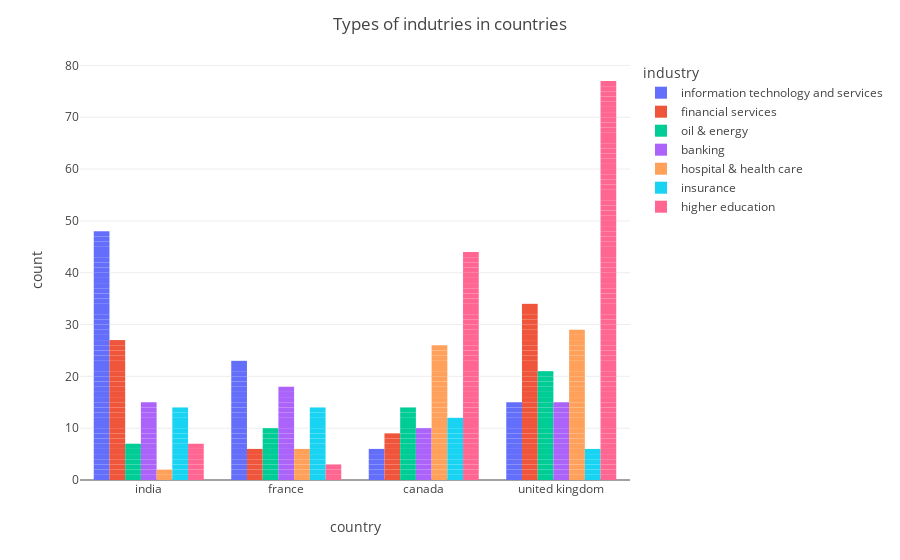

Write notebook code for a chart like this one.
### Code cell
fig = px.bar(country_df, x="country", color="industry", barmode = 'group')
fig.update_layout(template="none",title='Types of indutries in countries')
fig.show()

### Figure 1 — Plotly figure (JSON) as saved in the notebook; plotly's stock layout.template omitted (floating-point values rounded to 4 significant figures; data arrays with more than 128 entries replaced by an {"elided": "..."} marker saying what was removed)
{"data": [{"alignmentgroup": "True", "hovertemplate": "industry=information technology and services<br>country=%{x}<br>count=%{y}<extra></extra>", "legendgroup": "information technology and services", "marker": {"color": "#636efa", "pattern": {"shape": ""}}, "name": "information technology and services", "offsetgroup": "information technology and services", "orientation": "v", "showlegend": true, "textposition": "auto", "type": "bar", "x": ["india", "india", "france", "india", "india", "india", "canada", "france", "france", "india", "india", "france", "india", "india", "india", "india", "france", "india", "india", "canada", "india", "india", "india", "india", "united kingdom", "india", "india", "france", "india", "india", "india", "india", "india", "france", "india", "france", "united kingdom", "united kingdom", "france", "united kingdom", "france", "india", "india", "france", "india", "india", "united kingdom", "united kingdom", "united kingdom", "india", "india", "india", "united kingdom", "united kingdom", "france", "canada", "india", "india", "united kingdom", "india", "france", "india", "india", "france", "france", "france", "united kingdom", "canada", "canada", "india", "united kingdom", "canada", "india", "france", "france", "india", "united kingdom", "india", "india", "india", "france", "france", "india", "india", "india", "india", "france", "united kingdom", "united kingdom", "france", "india", "france"], "xaxis": "x", "y": [1, 1, 1, 1, 1, 1, 1, 1, 1, 1, 1, 1, 1, 1, 1, 1, 1, 1, 1, 1, 1, 1, 1, 1, 1, 1, 1, 1, 1, 1, 1, 1, 1, 1, 1, 1, 1, 1, 1, 1, 1, 1, 1, 1, 1, 1, 1, 1, 1, 1, 1, 1, 1, 1, 1, 1, 1, 1, 1, 1, 1, 1, 1, 1, 1, 1, 1, 1, 1, 1, 1, 1, 1, 1, 1, 1, 1, 1, 1, 1, 1, 1, 1, 1, 1, 1, 1, 1, 1, 1, 1, 1], "yaxis": "y"}, {"alignmentgroup": "True", "hovertemplate": "industry=financial services<br>country=%{x}<br>count=%{y}<extra></extra>", "legendgroup": "financial services", "marker": {"color": "#EF553B", "pattern": {"shape": ""}}, "name": "financial services", "offsetgroup": "financial services", "orientation": "v", "showlegend": true, "textposition": "auto", "type": "bar", "x": ["united kingdom", "united kingdom", "united kingdom", "united kingdom", "united kingdom", "canada", "united kingdom", "united kingdom", "united kingdom", "united kingdom", "united kingdom", "united kingdom", "india", "canada", "india", "canada", "france", "united kingdom", "france", "united kingdom", "india", "united kingdom", "canada", "india", "united kingdom", "united kingdom", "united kingdom", "india", "india", "india", "india", "united kingdom", "united kingdom", "india", "united kingdom", "india", "canada", "france", "india", "united kingdom", "canada", "india", "india", "india", "united kingdom", "united kingdom", "united kingdom", "india", "india", "india", "india", "united kingdom", "india", "india", "india", "united kingdom", "canada", "india", "united kingdom", "united kingdom", "india", "canada", "india", "france", "united kingdom", "india", "united kingdom", "france", "india", "canada", "india", "united kingdom", "france", "united kingdom", "united kingdom", "united kingdom"], "xaxis": "x", "y": [1, 1, 1, 1, 1, 1, 1, 1, 1, 1, 1, 1, 1, 1, 1, 1, 1, 1, 1, 1, 1, 1, 1, 1, 1, 1, 1, 1, 1, 1, 1, 1, 1, 1, 1, 1, 1, 1, 1, 1, 1, 1, 1, 1, 1, 1, 1, 1, 1, 1, 1, 1, 1, 1, 1, 1, 1, 1, 1, 1, 1, 1, 1, 1, 1, 1, 1, 1, 1, 1, 1, 1, 1, 1, 1, 1], "yaxis": "y"}, {"alignmentgroup": "True", "hovertemplate": "industry=oil & energy<br>country=%{x}<br>count=%{y}<extra></extra>", "legendgroup": "oil & energy", "marker": {"color": "#00cc96", "pattern": {"shape": ""}}, "name": "oil & energy", "offsetgroup": "oil & energy", "orientation": "v", "showlegend": true, "textposition": "auto", "type": "bar", "x": ["united kingdom", "france", "india", "united kingdom", "france", "canada", "united kingdom", "united kingdom", "united kingdom", "india", "france", "united kingdom", "united kingdom", "united kingdom", "canada", "india", "canada", "canada", "canada", "united kingdom", "united kingdom", "france", "france", "france", "france", "united kingdom", "canada", "canada", "canada", "united kingdom", "united kingdom", "canada", "india", "united kingdom", "united kingdom", "united kingdom", "france", "canada", "united kingdom", "france", "india", "india", "united kingdom", "india", "france", "united kingdom", "united kingdom", "canada", "canada", "canada", "united kingdom", "canada"], "xaxis": "x", "y": [1, 1, 1, 1, 1, 1, 1, 1, 1, 1, 1, 1, 1, 1, 1, 1, 1, 1, 1, 1, 1, 1, 1, 1, 1, 1, 1, 1, 1, 1, 1, 1, 1, 1, 1, 1, 1, 1, 1, 1, 1, 1, 1, 1, 1, 1, 1, 1, 1, 1, 1, 1], "yaxis": "y"}, {"alignmentgroup": "True", "hovertemplate": "industry=banking<br>country=%{x}<br>count=%{y}<extra></extra>", "legendgroup": "banking", "marker": {"color": "#ab63fa", "pattern": {"shape": ""}}, "name": "banking", "offsetgroup": "banking", "orientation": "v", "showlegend": true, "textposition": "auto", "type": "bar", "x": ["canada", "france", "canada", "united kingdom", "india", "united kingdom", "canada", "france", "india", "canada", "india", "united kingdom", "canada", "india", "france", "india", "canada", "france", "india", "france", "united kingdom", "india", "france", "united kingdom", "india", "india", "india", "canada", "france", "united kingdom", "france", "france", "france", "india", "india", "united kingdom", "canada", "france", "france", "france", "united kingdom", "india", "united kingdom", "canada", "united kingdom", "france", "india", "united kingdom", "india", "united kingdom", "united kingdom", "united kingdom", "united kingdom", "canada", "france", "france", "france", "france"], "xaxis": "x", "y": [1, 1, 1, 1, 1, 1, 1, 1, 1, 1, 1, 1, 1, 1, 1, 1, 1, 1, 1, 1, 1, 1, 1, 1, 1, 1, 1, 1, 1, 1, 1, 1, 1, 1, 1, 1, 1, 1, 1, 1, 1, 1, 1, 1, 1, 1, 1, 1, 1, 1, 1, 1, 1, 1, 1, 1, 1, 1], "yaxis": "y"}, {"alignmentgroup": "True", "hovertemplate": "industry=hospital & health care<br>country=%{x}<br>count=%{y}<extra></extra>", "legendgroup": "hospital & health care", "marker": {"color": "#FFA15A", "pattern": {"shape": ""}}, "name": "hospital & health care", "offsetgroup": "hospital & health care", "orientation": "v", "showlegend": true, "textposition": "auto", "type": "bar", "x": ["united kingdom", "united kingdom", "canada", "france", "united kingdom", "united kingdom", "india", "canada", "canada", "canada", "canada", "canada", "united kingdom", "canada", "canada", "canada", "canada", "united kingdom", "united kingdom", "united kingdom", "canada", "canada", "canada", "united kingdom", "united kingdom", "canada", "united kingdom", "united kingdom", "united kingdom", "france", "united kingdom", "canada", "canada", "india", "canada", "united kingdom", "canada", "united kingdom", "canada", "united kingdom", "united kingdom", "united kingdom", "united kingdom", "united kingdom", "canada", "united kingdom", "united kingdom", "canada", "canada", "united kingdom", "united kingdom", "canada", "canada", "france", "canada", "united kingdom", "canada", "united kingdom", "united kingdom", "france", "united kingdom", "france", "france"], "xaxis": "x", "y": [1, 1, 1, 1, 1, 1, 1, 1, 1, 1, 1, 1, 1, 1, 1, 1, 1, 1, 1, 1, 1, 1, 1, 1, 1, 1, 1, 1, 1, 1, 1, 1, 1, 1, 1, 1, 1, 1, 1, 1, 1, 1, 1, 1, 1, 1, 1, 1, 1, 1, 1, 1, 1, 1, 1, 1, 1, 1, 1, 1, 1, 1, 1], "yaxis": "y"}, {"alignmentgroup": "True", "hovertemplate": "industry=insurance<br>country=%{x}<br>count=%{y}<extra></extra>", "legendgroup": "insurance", "marker": {"color": "#19d3f3", "pattern": {"shape": ""}}, "name": "insurance", "offsetgroup": "insurance", "orientation": "v", "showlegend": true, "textposition": "auto", "type": "bar", "x": ["france", "india", "united kingdom", "india", "india", "united kingdom", "india", "france", "canada", "india", "india", "india", "france", "france", "france", "canada", "france", "united kingdom", "canada", "united kingdom", "india", "france", "canada", "canada", "canada", "france", "united kingdom", "india", "france", "india", "india", "france", "france", "france", "canada", "united kingdom", "france", "canada", "india", "india", "canada", "canada", "canada", "canada", "france", "india"], "xaxis": "x", "y": [1, 1, 1, 1, 1, 1, 1, 1, 1, 1, 1, 1, 1, 1, 1, 1, 1, 1, 1, 1, 1, 1, 1, 1, 1, 1, 1, 1, 1, 1, 1, 1, 1, 1, 1, 1, 1, 1, 1, 1, 1, 1, 1, 1, 1, 1], "yaxis": "y"}, {"alignmentgroup": "True", "hovertemplate": "industry=higher education<br>country=%{x}<br>count=%{y}<extra></extra>", "legendgroup": "higher education", "marker": {"color": "#FF6692", "pattern": {"shape": ""}}, "name": "higher education", "offsetgroup": "higher education", "orientation": "v", "showlegend": true, "textposition": "auto", "type": "bar", "x": {"elided": "131 str values"}, "xaxis": "x", "y": {"elided": "131 int values"}, "yaxis": "y"}], "layout": {"barmode": "group", "legend": {"title": {"text": "industry"}, "tracegroupgap": 0}, "margin": {"t": 60}, "title": {"text": "Types of indutries in countries"}, "xaxis": {"anchor": "y", "domain": [0, 1], "title": {"text": "country"}}, "yaxis": {"anchor": "x", "domain": [0, 1], "title": {"text": "count"}}}}
